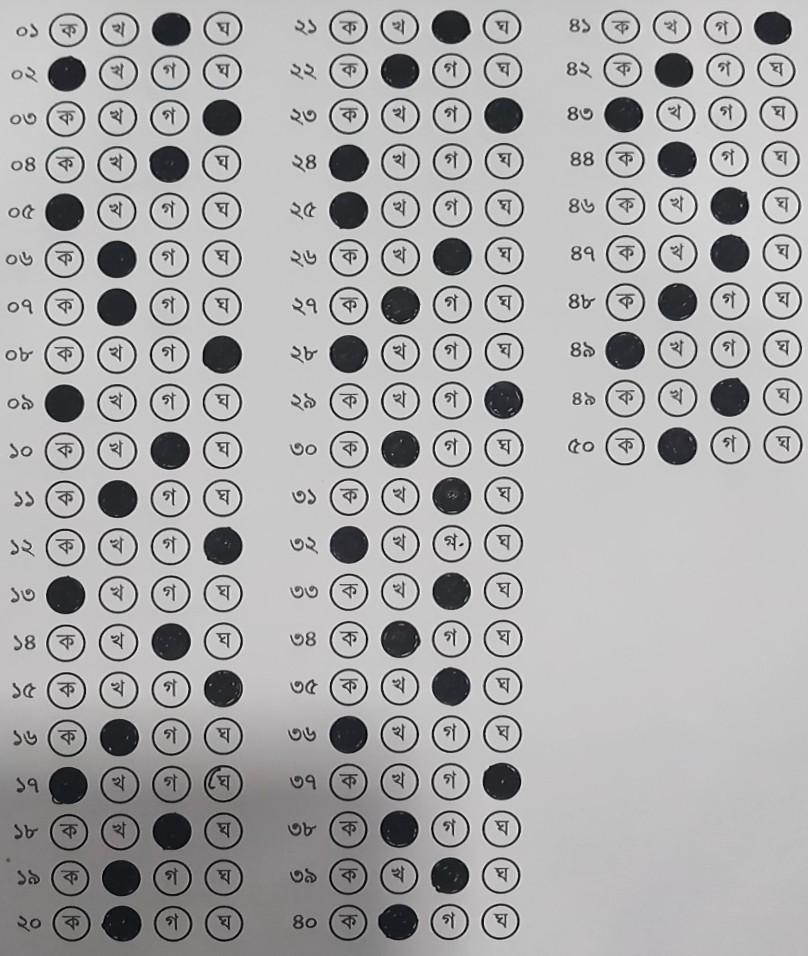
#> input picture Image-8794.jpg, 808 x 956 px
$ jupyter execute test.ipynb
#> lines starting #> are read from the running program, lines starting #| are printed output that depends on the picture; after the words box and inside, x2 and y2 are one past the last pixel; in counts of white or black regions, pixels touching at a corner belong together
### opencv_api/util_funcs.py
import math
import cv2
import numpy as np
import json
import imutils

DETECT_CORNER_POINT = 1
DETECT_INNER_BOX = 2
PERCENT = 1
TRUE_FALSE = 2


# [5 lines left out: function show_image, not called in this run]


def get_convex_hull(contour):
    return cv2.convexHull(contour)


def get_contour_area_by_hull_area(contour):
    # print('Contour Area', cv2.contourArea(contour))
    # print('Contour Hull Area', cv2.contourArea(get_convex_hull(contour)))

    return (cv2.contourArea(contour) /
            cv2.contourArea(get_convex_hull(contour)))


def get_contour_area_by_bounding_box_area(contour):
    # print('Contour Area', cv2.contourArea(contour))
    # print('Bounding rectangle', cv2.contourArea(get_bounding_rect(contour)))
    return (cv2.contourArea(contour) /
            cv2.contourArea(get_bounding_rect(contour)))


# [12 lines left out: functions get_contour_perim_by_hull_perim, get_contour_perim_by_bounding_box_perim, not called in this run]


def get_full_height_by_contour_height(contour, full_height):
    (x, y, w, h) = cv2.boundingRect(contour)
    return full_height / float(h)


def get_full_width_by_contour_width(contour, full_width):
    (x, y, w, h) = cv2.boundingRect(contour)
    return full_width / float(w)


def get_bounding_rect_aspect_ratio(contour):
    (x, y, w, h) = cv2.boundingRect(contour)
    return h / float(w)


def get_important_contour_featues(contour, img):
    (x, y, w, h) = cv2.boundingRect(contour)
    full_width = img.shape[1]
    full_height = img.shape[0]

    try:
        return {

            # "Contour Area": cv2.contourArea(contour),
            # "Bounding Rectangle Area": cv2.contourArea(get_bounding_rect(contour)),
            "Contour perim:": cv2.arcLength(contour, True),
            "Hull perim": cv2.arcLength(get_convex_hull(contour), True),
            # "Bounding rectangle perim": cv2.arcLength(get_bounding_rect(contour), True),
            "hull_area_ratio": get_contour_area_by_hull_area(contour),
            "bounding_area_ratio": get_contour_area_by_bounding_box_area(contour),
            # "hull_perim_ratio": get_contour_perim_by_hull_perim(contour),
            # "hull_bounding_perim_ratio": get_contour_perim_by_bounding_box_perim(contour),
            "image_height_ratio": h / float(full_height),
            "image_width_ratio": w / float(full_width),
            "aspect_ratio": h / float(w),
            "height": h,
            "width": w
        }
    except ZeroDivisionError:
        return {
            "hull_area_ratio": float("inf"),
            "bounding_area_ratio": float("inf"),
            "hull_perim_ratio": float("inf"),
            "hull_bounding_perim_ratio": float("inf"),
            "image_height_ratio": float("inf"),
            "image_width_ratio": float("inf"),
            "aspect_ratio": float("inf"),
            "height": float("inf"),
            "width": float("inf"),
        }
        # return 7 * [np.inf]


def get_bounding_rect(contour):
    rect = cv2.minAreaRect(contour)
    box = cv2.boxPoints(rect)
    return np.int0(box)


# [4 lines left out: function features_distance, not called in this run]
    # then sqrt(sum(abs(each element)^2))


# Default mutable arguments should be harmless here
def draw_point(point, img, radius=5, color=(0, 0, 255)):  # point is called center of image
    cv2.circle(img, tuple(point), radius, color, -1)


def draw_text(img, draw_str, pt, padd=0):
    cv2.putText(img, "[" + draw_str + "]", (pt[0] + padd, pt[1] + padd), cv2.FONT_HERSHEY_PLAIN, .7, (0, 0, 200))


# [15 lines left out: functions draw_corners, get_centroid, not called in this run]


def normalize(im):
    return cv2.normalize(im, np.zeros(im.shape), 0, 255, norm_type=cv2.NORM_MINMAX)


def get_approx_contour(contour, tol=.01):
    """Get rid of 'useless' points in the contour"""
    epsilon = tol * cv2.arcLength(contour, True)
    return cv2.approxPolyDP(contour, epsilon, True)


def get_contours(image_gray, mode=cv2.RETR_TREE):
    contours, hierarchy = cv2.findContours(
        image_gray, mode, cv2.CHAIN_APPROX_SIMPLE)

    return [get_approx_contour(cnt) for cnt in contours]
    # return map(get_approx_contour, contours)


# [215 lines left out: functions order_points, get_convex_hull_points, get_outmost_points_by_summation, four_point_transform, sort_points_manual, get_omr_region and 2 more, not called in this run]


def is_a_circle_extreme(features):
    true_for = 0

    if 0.7 < features['hull_area_ratio'] < 2:
        true_for += 1
    if .5 < features['bounding_area_ratio'] < 1.3:
        true_for += 1
    if 0.03 < features['image_height_ratio'] < 0.1:
        true_for += 1
    if 0.01 < features['image_width_ratio'] < 0.4:
        true_for += 1
    if .6 < features['aspect_ratio'] < 1.7:
        true_for += 1
    if 26 <= features['height'] <= 45:
        true_for += 1
    if 26 <= features['width'] <= 45:
        true_for += 1

    return true_for == 7


# [19 lines left out: function is_a_circle_extreme_for_roll_setcode, not called in this run]


# [22 lines of commented-out code are left out]
def arrange_points_according_to_question(point_group, is_debug=False, ori_img=None):
    if len(point_group) == 0:
        return np.array([])
    np_point_group = np.array(point_group)
    if np_point_group.shape[0] % 4 != 0:
        return np.array([])

    # sort points according to y coordinates
    np_point_group = np_point_group[np_point_group[:, 1].argsort()]

    # reshape the 2d array to 3d to arrange to blocks/circles according to question number
    shape1d = int(np_point_group.shape[0] / 4)
    np_point_group = np_point_group.reshape(shape1d, 4, 2)

    # now sort ponts in individual row according to the columns x coordinates
    i_length = np_point_group.shape[0]
    j_length = np_point_group.shape[1]
    for i in range(i_length):
        np_point_group[i] = np_point_group[i][np_point_group[i][:, 0].argsort()]
        if is_debug and ori_img is not None:
            for j in range(j_length):
                draw_text(ori_img, str(i + 1) + "/" + str(j + 1), np_point_group[i, j])

    return np_point_group


# [96 lines left out: functions arrange_points_according_to_roll, arrange_points_according_to_set_code, get_circle_block, operate_on_circle_block, preprocess_omr_region, not called in this run]


def preprocess_image_omr_region(ori_img):
    img = cv2.GaussianBlur(ori_img, (5, 5), 11)
    img = cv2.cvtColor(img, cv2.COLOR_BGR2GRAY)

    img = cv2.adaptiveThreshold(img, 255, cv2.ADAPTIVE_THRESH_GAUSSIAN_C, cv2.THRESH_BINARY, 19, 3)
    black_img = 255 - img
    return black_img, img


# [52 lines left out: functions preprocess_image_ori, divide_region, not called in this run]


def im_resize(ori_img, width):
    ori_img = imutils.resize(ori_img, width)
    return ori_img


# [39 lines left out: function answer_process_for_omr, not called in this run]


# ori_img should be resized to width = 1200 and the type of ori_img should be cv2 image
def get_omr_answers(ori_img, question_count=50, result_type=TRUE_FALSE, contour_debug=False, print_debug=False):
    ori_img = im_resize(ori_img, 1200)
    black_img, img = preprocess_image_omr_region(ori_img)

    c_img = cv2.cvtColor(img, cv2.COLOR_GRAY2BGR)
    if question_count < 10 or question_count > 50:
        return None

    num_of_region = math.ceil(question_count / 10.0)
    region_width = int(img.shape[1] / num_of_region)

    left_region_right_x = region_width + 1
    middle_region_right_x_1 = (2 * region_width) + 1
    middle_region_right_x_2 = (3 * region_width) + 1

    contours = get_contours(black_img, cv2.RETR_EXTERNAL)

    all_detected_contours = {}
    left_points_group = []
    middle_points_group_1 = []
    middle_points_group_2 = []
    right_points_group = []

    # contour_debug = False
    # print_debug = False

    for cnt in contours:
        cnt_feature = get_important_contour_featues(cnt, black_img)

        # [4 lines of commented-out code are left out]
        if is_a_circle_extreme(cnt_feature):
            # if print_debug:
            # print("found: ", cnt_feature)
            cx, cy = get_centroid(cnt)
            all_detected_contours[str(cx) + str(cy)] = cnt
            if cx < left_region_right_x:
                left_points_group.append([cx, cy])
            elif left_region_right_x < cx < middle_region_right_x_1:
                middle_points_group_1.append([cx, cy])
            elif middle_region_right_x_1 < cx < middle_region_right_x_2:
                middle_points_group_2.append([cx, cy])
            elif middle_region_right_x_2 < cx:
                right_points_group.append([cx, cy])
            if contour_debug:
                draw_point([cx, cy], c_img)
                cv2.drawContours(c_img, [cnt], -1, (0, 0, 255), 3)

        # [9 lines of commented-out code are left out]

    final_np_array_points = np.array([])
    np3dArr1 = arrange_points_according_to_question(left_points_group, is_debug=True)
    np3dArr2 = arrange_points_according_to_question(middle_points_group_1)
    np3dArr3 = arrange_points_according_to_question(middle_points_group_2)
    np3dArr4 = arrange_points_according_to_question(right_points_group)

    if num_of_region == 4 and np3dArr1.shape[0] != 0 and np3dArr2.shape[0] != 0 and np3dArr3.shape[0] != 0 and \
            np3dArr4.shape[0] != 0:
        final_np_array_points = np.concatenate((np3dArr1, np3dArr2, np3dArr3, np3dArr4))

    if final_np_array_points.shape[0] != 0 and final_np_array_points.shape[0] == question_count:
        answer_list_res, c_img = answer_process_for_omr(final_np_array_points, all_detected_contours, ori_img, c_img)

        return answer_list_res, c_img

    return None, c_img


# [173 lines left out: functions get_omr_answers_for_roll, get_omr_answers_for_set_code, not called in this run]


class NumpyEncoder(json.JSONEncoder):
    # [4 lines left out: function default, not called in this run]

### test.ipynb
[cell 1]
import math
import cv2
import numpy as np
import json
import imutils

DETECT_CORNER_POINT = 1
DETECT_INNER_BOX = 2
PERCENT = 1
TRUE_FALSE = 2


def show_image(processed_image, title):
    cv2.namedWindow(title, cv2.WINDOW_GUI_NORMAL)
    cv2.imshow(title, processed_image)
    cv2.waitKey()
    cv2.destroyWindow(title)


def get_convex_hull(contour):
    return cv2.convexHull(contour)


# [27 lines left out: functions get_contour_area_by_hull_area, get_contour_area_by_bounding_box_area, get_contour_perim_by_hull_perim, get_contour_perim_by_bounding_box_perim, not called in this run]


def get_full_height_by_contour_height(contour, full_height):
    (x, y, w, h) = cv2.boundingRect(contour)
    return full_height / float(h)


def get_full_width_by_contour_width(contour, full_width):
    (x, y, w, h) = cv2.boundingRect(contour)
    return full_width / float(w)


def get_bounding_rect_aspect_ratio(contour):
    (x, y, w, h) = cv2.boundingRect(contour)
    return h / float(w)


# [48 lines left out: functions get_important_contour_featues, get_bounding_rect, features_distance, not called in this run]
    # then sqrt(sum(abs(each element)^2))


# Default mutable arguments should be harmless here
def draw_point(point, img, radius=5, color=(0, 0, 255)):  # point is called center of image
    cv2.circle(img, tuple(point), radius, color, -1)


def draw_text(img, draw_str, pt, padd=0):
    cv2.putText(img, "[" + draw_str + "]", (pt[0] + padd, pt[1] + padd), cv2.FONT_HERSHEY_PLAIN, .7, (0, 0, 200))


# [15 lines left out: functions draw_corners, get_centroid, not called in this run]


def normalize(im):
    return cv2.normalize(im, np.zeros(im.shape), 0, 255, norm_type=cv2.NORM_MINMAX)


def get_approx_contour(contour, tol=.01):
    """Get rid of 'useless' points in the contour"""
    epsilon = tol * cv2.arcLength(contour, True)
    return cv2.approxPolyDP(contour, epsilon, True)


def get_contours(image_gray, mode=cv2.RETR_TREE):
    contours, hierarchy = cv2.findContours(
        image_gray, mode, cv2.CHAIN_APPROX_SIMPLE)

    return [get_approx_contour(cnt) for cnt in contours]
    # return map(get_approx_contour, contours)


# [403 lines left out: functions order_points, get_convex_hull_points, get_outmost_points_by_summation, four_point_transform, sort_points_manual, get_omr_region and 10 more, not called in this run]


def preprocess_image_omr_region(ori_img):
    img = cv2.GaussianBlur(ori_img, (5, 5), 11)
    img = cv2.cvtColor(img, cv2.COLOR_BGR2GRAY)

    img = cv2.adaptiveThreshold(img, 255, cv2.ADAPTIVE_THRESH_GAUSSIAN_C, cv2.THRESH_BINARY, 19, 3)
    black_img = 255 - img
    return black_img, img


# [52 lines left out: functions preprocess_image_ori, divide_region, not called in this run]


def im_resize(ori_img, width):
    ori_img = imutils.resize(ori_img, width)
    return ori_img


# [293 lines left out: functions answer_process_for_omr, get_omr_answers, get_omr_answers_for_roll, get_omr_answers_for_set_code, not called in this run]


class NumpyEncoder(json.JSONEncoder):
    # [4 lines left out: function default, not called in this run]

[cell 2]
import numpy as np
import cv2 as cv
from opencv_api import util_funcs

[cell 3]
ori_img = cv.imread('Image-8794.jpg')
#> ori_img is the input picture: shape (956, 808, 3); mean B, G, R 170.9, 170.3, 170.8

[cell 4]
ori_img = im_resize(ori_img, 1200)
#> in im_resize, `ori_img = imutils.resize(ori_img, width)`:
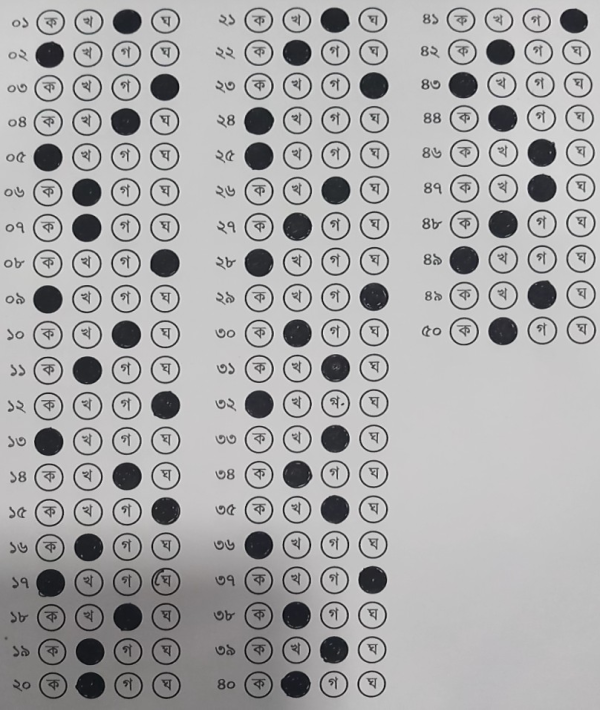
#> ori_img: shape (1419, 1200, 3) (shown at 1/2 size); mean of channels 0, 1, 2 170.8, 170.3, 170.7; drawn as B, G, R
black_img, img = preprocess_image_omr_region(ori_img)
#> in preprocess_image_omr_region, `img = cv2.adaptiveThreshold(img, 255, cv2.ADAPTIVE_THRESH_GAUSSIAN_C, ..`:
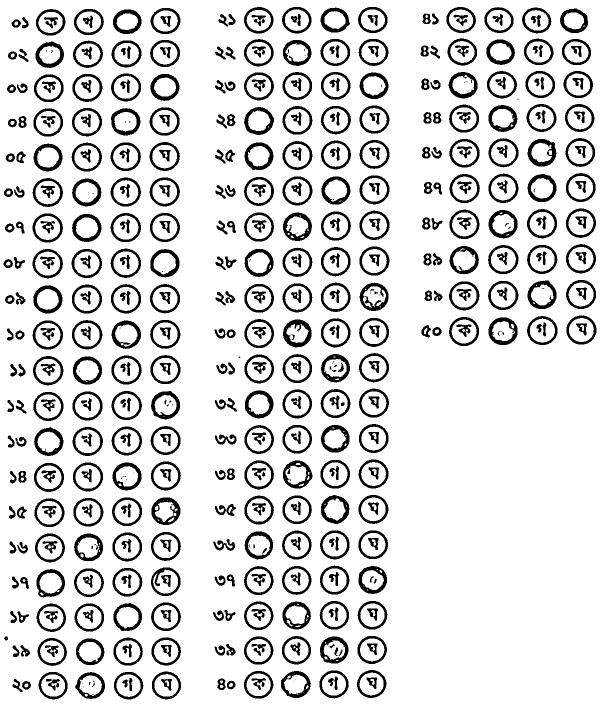
#> img: shape (1419, 1200) (shown at 1/2 size); 85.3% white; 560 black regions (71 under 20 px), largest, box (x1, y1, x2, y2) and area: (566, 639, 623, 695) 1394, (303, 995, 361, 1050) 1365, (719, 565, 777, 622) 1338
#> in preprocess_image_omr_region, `black_img = 255 - img`:
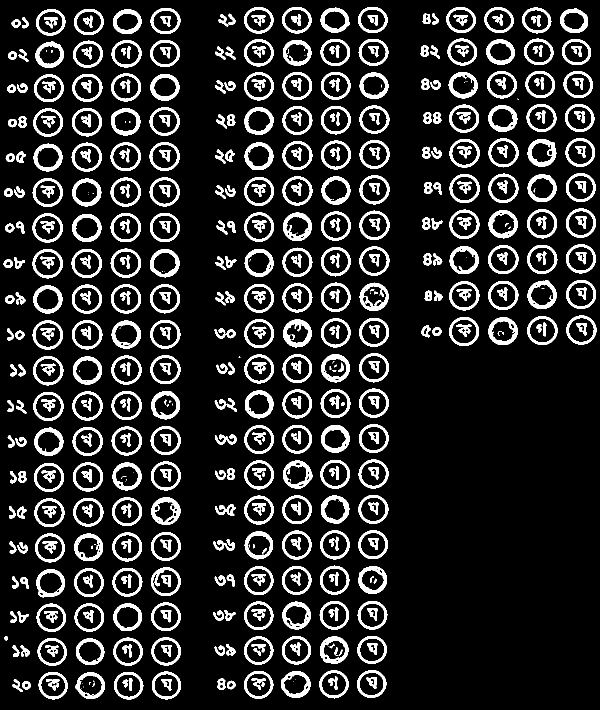
#> black_img: shape (1419, 1200) (shown at 1/2 size); 14.7% white; 560 white regions (71 under 20 px), largest, box (x1, y1, x2, y2) and area: (566, 639, 623, 695) 1394, (303, 995, 361, 1050) 1365, (719, 565, 777, 622) 1338
question_count = 50
c_img = cv2.cvtColor(img, cv2.COLOR_GRAY2BGR)
#> c_img: shape (1419, 1200, 3); 85.3% white; 560 black regions (71 under 20 px)
if question_count < 10 or question_count > 50:
    # return None

    pass
num_of_region = math.ceil(question_count / 10.0)
region_width = int(img.shape[1] / num_of_region)
#> region_width = 240

left_region_right_x = region_width + 1
#> left_region_right_x = 241
middle_region_right_x_1 = (2 * region_width) + 1
#> middle_region_right_x_1 = 481
middle_region_right_x_2 = (3 * region_width) + 1
#> middle_region_right_x_2 = 721

contours = get_contours(black_img, cv2.RETR_EXTERNAL)
#> in get_contours, `contours, hierarchy = cv2.findContours( image_gray, mode, cv2.CHAIN_AP..`: contours = 301 contours, 2 with area under 20; largest, box (x1, y1, x2, y2) and area: (144, 640, 205, 699) 2703, (65, 641, 126, 699) 2694, (65, 498, 126, 557) 2692, (66, 712, 127, 771) 2692, (221, 426, 282, 484) 2690
#> contours = 301 contours, 2 with area under 20; largest, box (x1, y1, x2, y2) and area: (144, 640, 205, 699) 2666, (65, 498, 126, 557) 2664, (144, 569, 204, 627) 2664, (65, 641, 126, 699) 2663, (145, 783, 205, 841) 2658

all_detected_contours = {}
left_points_group = []
middle_points_group_1 = []
middle_points_group_2 = []
right_points_group = []

# contour_debug = False
# print_debug = False

[cell 5]
# cv2.drawContours(ori_img, [contours[4]], -1, (20, 10, 200), thickness=1)
# show_image(ori_img, 'dd')
import cv2
from opencv_api import util_funcs as omr_utils

[cell 6]
omr_region_img = cv2.imread('Image-8794.jpg')

omr_answer, c_img = omr_utils.get_omr_answers(omr_region_img, 50)
#> in get_contours, `contours, hierarchy = cv2.findContours( image_gray, mode, cv2.CHAIN_AP..`: contours = 301 contours, 2 with area under 20; largest, box (x1, y1, x2, y2) and area: (144, 640, 205, 699) 2703, (65, 641, 126, 699) 2694, (65, 498, 126, 557) 2692, (66, 712, 127, 771) 2692, (221, 426, 282, 484) 2690
#> in get_omr_answers, `contours = get_contours(black_img, cv2.RETR_EXTERNAL)`: contours = 301 contours, 2 with area under 20; largest, box (x1, y1, x2, y2) and area: (144, 640, 205, 699) 2666, (65, 498, 126, 557) 2664, (144, 569, 204, 627) 2664, (65, 641, 126, 699) 2663, (145, 783, 205, 841) 2658
#> the loop in get_omr_answers, `for cnt in contours:` made 301 passes
#> (x in get_important_contour_featues, y in get_important_contour_featues, w in get_important_contour_featues, h in get_important_contour_featues, true_for in is_a_circle_extreme) on passes 1, 3, 6: (44, 1362, 18, 17, 4), (25, 1358, 20, 26, 3), (150, 1344, 60, 54, 5)

[cell 7]
show_image(c_img, 'kk')
